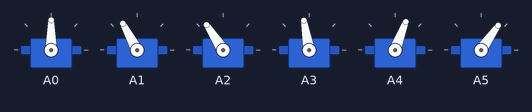
Recording of a sketch running on a simulated Arduino Uno, built with avr-gcc and run on an emulated ATmega328P. Shown: 6 × servo.

Above: at 1.1 s.
At 1.55 s:
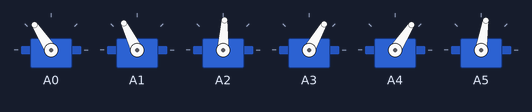
At 1.8 s:
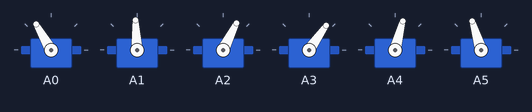
At 2.05 s:
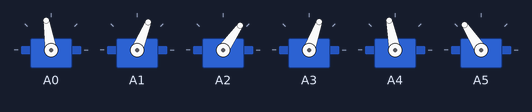
At 2.55 s:
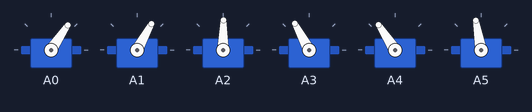
At 3.05 s:
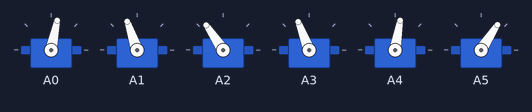
Timing chart, 0 to 5.8 s (numbered marks = the images above):
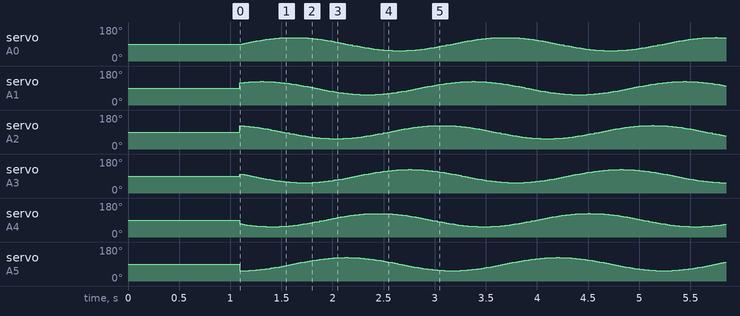

The sketch:

SERPENOID_GATE_ARDUINO.ino
```cpp
#include <Servo.h>

Servo myServos[6]; //create 6 servos

float pi=3.14159;
int TotalNumberofServos=10; //change as required
float Shift = 2*pi/TotalNumberofServos; // Phase lag between segments
float Wavelengths, rads;
int InteriorAngle, SetpointAngle, MaxAngleDisplacement;

void setup() {
  Serial.begin(9600);
  //The following code can be cleaned up in a single for-loop if you solder the wires in a more continuous pattern than I did
  //Order of servos is such that myServos[0]=tail segment, and myServos[9]=head segment
  myServos[0].attach(A0);
  myServos[1].attach(A1);
  myServos[2].attach(A2);
  myServos[3].attach(A3);
  myServos[4].attach(A4);
  myServos[5].attach(A5);

  //Initialise snake in a straight line
  for(int i=0; i<6; i++){
    myServos[i].write(90);
    delay(15);
  }
  delay(1000);
}

void straightline(){
  for(int i=0; i<6; i++){
    myServos[i].write(90);
    delay(100);
  }
}


void slither(int offset, int Amplitude, int Speed, float Wavelengths){
  MaxAngleDisplacement=abs(offset)+abs(Amplitude); //amount servo can rotate from the SetpointAngle without going out of the [0,180] degree range
  while(MaxAngleDisplacement>90){ //prevents a setpoint angle outside the rage of[0,180]
    Amplitude=abs(Amplitude)-1;
    MaxAngleDisplacement=abs(offset)+Amplitude;
  }
  for(int i=0; i<360; i++){
   rads=i*pi/180.0;     //convert from degrees to radians
   for(int j=0; j<6; j++){
      myServos[j].write(90+offset+Amplitude*sin(Speed*rads+j*Wavelengths*Shift));
     }
   delay(10);
  }
}

void staticWave(int offset, int Amplitude, float Wavelengths){
  MaxAngleDisplacement=abs(offset)+abs(Amplitude); //amount servo can rotate from the SetpointAngle without going out of the [0,180] degree range
  while(MaxAngleDisplacement>90){ //prevents a setpoint angle outside the rage of[0,180]
    Amplitude=abs(Amplitude)-1;
    MaxAngleDisplacement=abs(offset)+Amplitude;
  }

  for(int j=0; j<6; j++){
    myServos[j].write(90+offset+Amplitude*sin(j*Wavelengths*Shift));
    delay(15);
  }
}

void InchWorm(){
  for(int pos = 0; pos < 45; pos +=  1){
    myServos[0].write(90-pos);
    myServos[1].write(90+2*pos);
    myServos[2].write(90-pos);
    delay(10);
  }

  for(int i=0; i<7; i+= 1){
    for(int pos = 0; pos < 45; pos +=  1){
      myServos[i].write(45+pos);
      myServos[i+1].write(180-3*pos);
      myServos[i+2].write(45+3*pos);
      myServos[i+3].write(90-pos);
      delay(10);
    }
  }

  for(int pos = 0; pos < 45; pos +=  1){
    myServos[7].write(45+pos);
    myServos[8].write(180-2*pos);
    myServos[9].write(45+pos);
    delay(10);
  }
}

void loop() {
  //comment and uncomment for the movement you want
  //as mentioned in the instructable, this code is skeletal in that there is no remote control function, stay tuned for version 2

  slither(0, 35, 2, 1.5);           // forwards slither
  //slither(10, 35, 2, 1.5);        // turning slither
  //slither(-10, 35, 1, 1.5);       // opposite direction turn
  //staticWave(0, 35, 0.5);         // 0.5 wavelengths
  //staticWave(0, 35, 1.0);         // 1.0 wavelengths
  //staticWave(0, 35, 1.5);         // 1.5 wavelengths
  //staticWave(0, 35, 2.0);         // 2.0 wavelengths
  //InchWorm();
  //ubend();
  //ring();
  //straightline();


}
```
